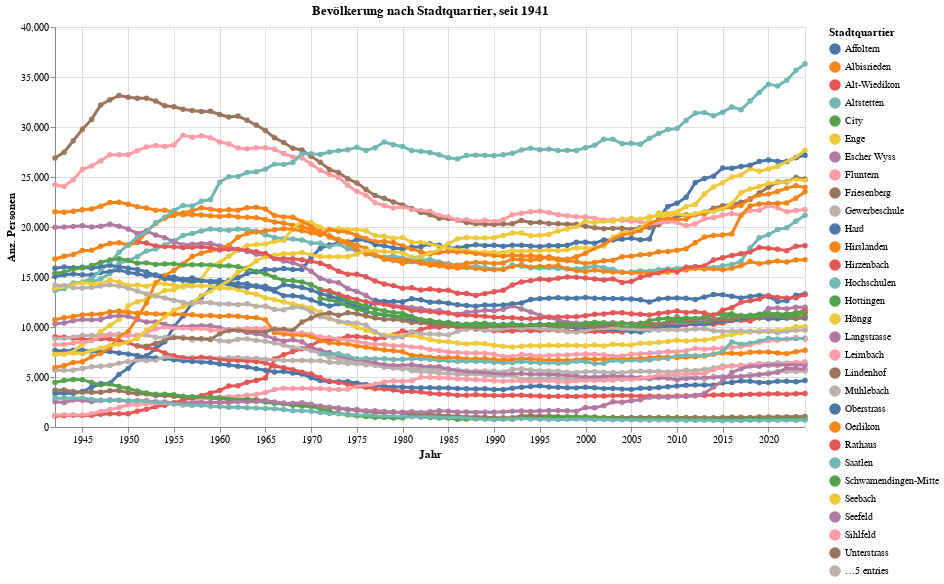

Here is the notebook cell this chart was saved with:
### Code cell
#data = myAgg2.loc['1993':data_max_date].reset_index().query('sum_WBev>30')

grafik2 = mypy_dv.plot_altair_multiline_highlight(
    data = myAgg2.loc[data_min_date:data_max_date].reset_index().query('sum_WBev>30')
    ,x = 'StichtagDatJahr:T'
    ,x_beschriftung = 'Jahr'
    ,y = 'sum_WBev:Q'
    ,y_beschriftung = 'Anz. Personen'
    ,category = "RAUM_LANG"
    ,category_beschriftung= 'Stadtquartier'
    ,warning_status = "ignore" #always or ignore
    ,myTitle="Bevölkerung nach Stadtquartier, seit "+str(data2betested.index.year.min())
)
grafik2

### Figure 1 — Vega-Lite specification as saved in the notebook (floating-point values rounded to 4 significant figures; data arrays with more than 128 entries replaced by an {"elided": "..."} marker saying what was removed)
{"config": {"view": {"continuousWidth": 300, "continuousHeight": 300}}, "layer": [{"mark": {"type": "circle"}, "encoding": {"color": {"field": "RAUM_LANG", "legend": {"orient": "right", "title": "Stadtquartier"}, "type": "nominal"}, "opacity": {"value": 1.3}, "tooltip": [{"field": "StichtagDatJahr", "type": "temporal"}, {"field": "RAUM_LANG", "type": "nominal"}, {"field": "sum_WBev", "type": "quantitative"}], "x": {"axis": {"title": "Jahr"}, "field": "StichtagDatJahr", "type": "temporal"}, "y": {"axis": {"title": "Anz. Personen"}, "field": "sum_WBev", "type": "quantitative"}}, "name": "view_2", "title": "Bevölkerung nach Stadtquartier, seit 1941"}, {"mark": {"type": "line"}, "encoding": {"color": {"field": "RAUM_LANG", "legend": {"orient": "right", "title": "Stadtquartier"}, "type": "nominal"}, "size": {"condition": {"test": {"not": {"param": "param_2"}}, "value": 1.2}, "value": 3}, "tooltip": [{"field": "StichtagDatJahr", "type": "temporal"}, {"field": "RAUM_LANG", "type": "nominal"}, {"field": "sum_WBev", "type": "quantitative"}], "x": {"axis": {"title": "Jahr"}, "field": "StichtagDatJahr", "type": "temporal"}, "y": {"axis": {"title": "Anz. Personen"}, "field": "sum_WBev", "type": "quantitative"}}, "title": "Bevölkerung nach Stadtquartier, seit 1941"}], "data": {"name": "data-4f07f514da0dcef7250b73b71a8f1d20"}, "height": 400, "params": [{"name": "param_2", "select": {"type": "point", "fields": ["RAUM_LANG"], "nearest": true, "on": "pointerover"}, "views": ["view_2"]}], "width": 750, "$schema": "https://vega.github.io/schema/vega-lite/v5.8.0.json", "datasets": {"data-4f07f514da0dcef7250b73b71a8f1d20": {"elided": "2717 records"}}}
